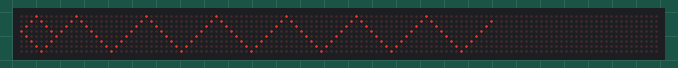
This sketch was run on a simulated Arduino Uno, built with avr-gcc and run on an emulated ATmega328P. Parts: 128×8 LED matrix. What the sketch prints to the serial monitor is not drawn.

Above: at 5.15 s.
At 7.29 s:
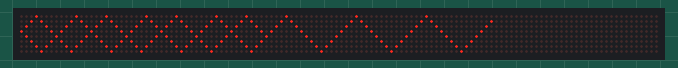
At 9.43 s:
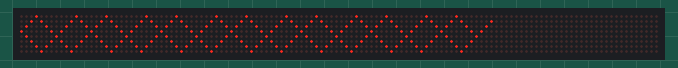
At 14.62 s:
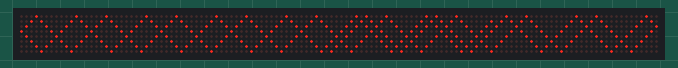
At 19.49 s:
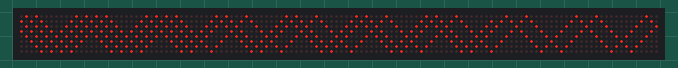
At 24.3 s:
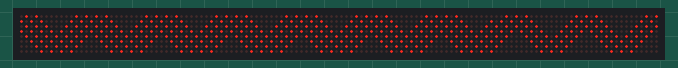

The sketch:

access_single_leds.ino
```cpp
#include <MD_MAX72xx.h>

// Turn on debug statements to the serial output
#define  DEBUG  1

#if  DEBUG
#define PRINT(s, x) { Serial.print(F(s)); Serial.print(x); }
#define PRINTS(x) Serial.print(F(x))
#define PRINTD(x) Serial.println(x, DEC)

#else
#define PRINT(s, x)
#define PRINTS(x)
#define PRINTD(x)

#endif

// Define the number of devices we have in the chain and the hardware interface
// NOTE: These pin numbers will probably not work with your hardware and may
// need to be adapted
#define HARDWARE_TYPE MD_MAX72XX::FC16_HW
#define MAX_DEVICES	16

#define CLK_PIN   13  // or SCK
#define DATA_PIN  11  // or MOSI
#define CS_PIN    10  // or SS

// SPI hardware interface
MD_MAX72XX mx = MD_MAX72XX(HARDWARE_TYPE, CS_PIN, MAX_DEVICES);
// Specific SPI hardware interface
//MD_MAX72XX mx = MD_MAX72XX(HARDWARE_TYPE, SPI1, CS_PIN, MAX_DEVICES);
// Arbitrary pins
//MD_MAX72XX mx = MD_MAX72XX(HARDWARE_TYPE, DATA_PIN, CLK_PIN, CS_PIN, MAX_DEVICES);

// We always wait a bit between updates of the display
#define  DELAYTIME  100  // in milliseconds


void bounce()
// Animation of a bouncing ball
{
  const int minC = 0;
  const int maxC = mx.getColumnCount()-1;
  const int minR = 0;
  const int maxR = ROW_SIZE-1;

  int  nCounter = 0;

  int  r = 0, c = 32;
  int8_t dR = 1, dC = 1;	// delta row and column

  PRINTS("\nBouncing ball");
  // Serial.print(mx.getColumnCount());
  Serial.print(ROW_SIZE);
  mx.clear();

  while (nCounter++ < 1000)
  {
    // mx.setPoint(r, c, false);
    r += dR;
    c += dC;
    // Serial.print(c);
    mx.setPoint(r, c, true);
    delay(DELAYTIME/2);

    if ((r == minR) || (r == maxR))
      dR = -dR;
    if ((c == minC) || (c == maxC))
      dC = -dC;
  }
}


void setup()
{
  mx.begin();

#if  DEBUG
  Serial.begin(57600);
#endif
  PRINTS("\n[MD_MAX72XX Test & Demo]");
//  scrollText("MD_MAX72xx Test  ");
}

void loop()
{
#if 1
  bounce();
#endif
}
```
